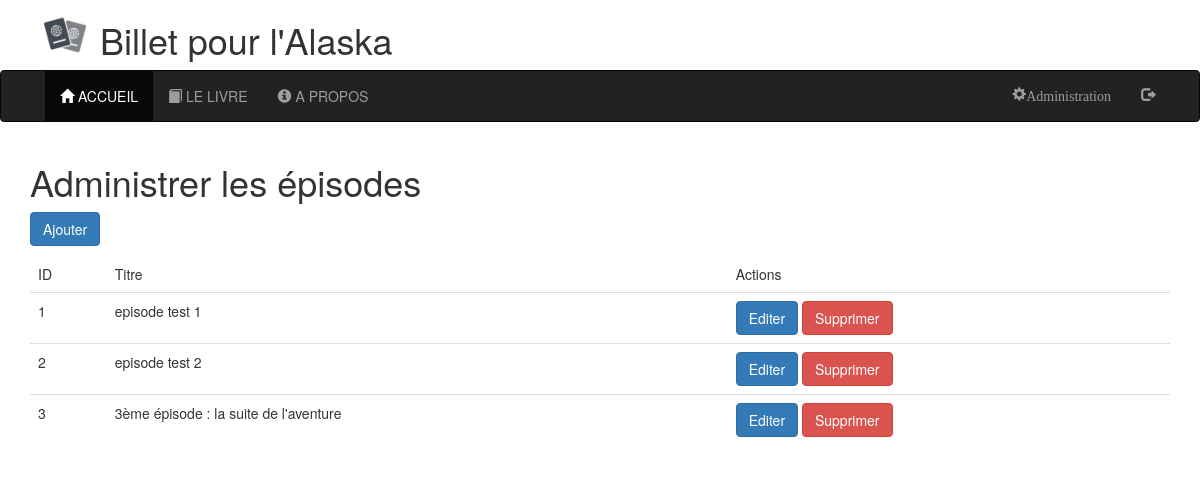
The app's page /admin.php?page=adminEpisodes (signed in), older data.
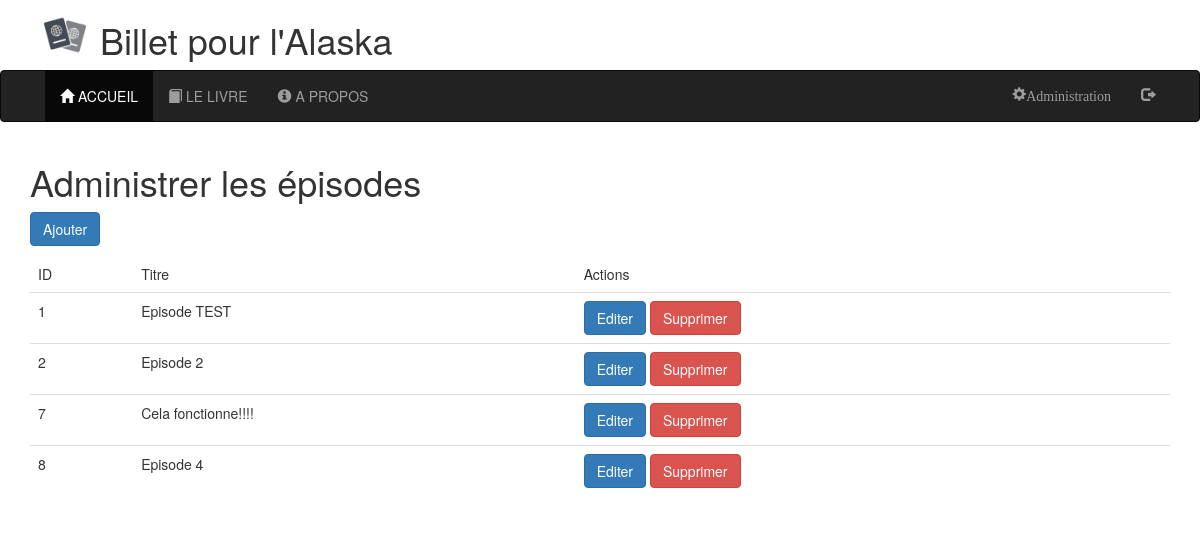
The same page, newer data.
### tables this page shows
CREATE TABLE `episode` (
  `id` int(10) UNSIGNED NOT NULL,
  `titre` varchar(255) DEFAULT NULL,
  `contenu` longtext,
  `date` datetime DEFAULT NULL
);

### app/App.php (called while the page is built, shortened)
<?php
class App {
    private $db_instance;
    private static $_instance;
    public static function getInstance() {
        if(self::$_instance === null) {
            self::$_instance = new App();
        }
        return self::$_instance;
    }
    public function getTable($name) {
        return new $class_name($this->getDb());
    }
    public function getDb() {
        $config = Config::getInstance(ROOT . '/config/config.php');
        if ($this->db_instance === null) {
            $this->db_instance = new MysqlDatabase($config->get('db_name'), $config->get('db_host'),
                $config->get('db_user'), $config->get('db_pass'));
        }
        return $this->db_instance;
    }
    public static function load() {
        require 'Autoloader.php';
        require __DIR__.'/../core/Autoloader.php';
    }
}

### app/Autoloader.php (called while the page is built, shortened)
<?php
class Autoloader {
    static function autoload($class) {
        if(strpos($class, __NAMESPACE__) === 0) {
            $class = str_replace(__NAMESPACE__ . '\\', '', $class);
        }
    }
}

### core/Autoloader.php (called while the page is built, shortened)
<?php
class Autoloader {
    static function autoload($class) {
        if(strpos($class, __NAMESPACE__) === 0) {
            $class = str_replace(__NAMESPACE__ . '\\', '', $class);
        }
    }
}

### core/Config.php (called while the page is built, shortened)
<?php
class Config {
    private $settings = [];
    private static $_instance;
    public function __construct($file){
       $this->settings = require ($file);
    }
    public static function getInstance($file) {
        if(is_null(self::$_instance)) {
            self::$_instance =  new Config($file);
        }
        return self::$_instance;
    }
    public function get($key) {
        return $this->settings[$key];
    }
}

### config/config.php (called while the page is built)
<?php
return array (
  'db_name'     => 'blog',
   'db_host'    =>  'localhost',
   'db_user'    => 'root',
   'db_pass'    => ''
);

### core/Table/Table.php (called while the page is built, shortened)
<?php
abstract class Table {
    protected $table;
    protected $db;
    public function __construct(Database $database)
    {
        $this->db = $database;
        if(is_null($this->table)) {
            $parts = explode('\\', get_class($this));
            $class_name = end($parts);
            $this->table = strtolower($class_name);
        }
    }
    public function query($statement, $attributes = null, $one = false) {
        if($attributes) {
            return $this->db->prepare(
                $statement,
                $attributes,
                str_replace('Table','Entity',get_class($this)),
                $one);
        } else {
            return $this->db->query(
                $statement,
                str_replace('Table', 'Entity', get_class($this)),
                $one);
        }
    }
}

### core/Database/MysqlDatabase.php (called while the page is built, shortened)
<?php
class MysqlDatabase extends Database {
   private $pdo;
    private function getPDO() {
        if($this->pdo === null) {
                $pdo = new PDO("mysql:dbname={$this->db_name};host={$this->db_host}", "{$this->db_user}",
                    "{$this->db_pass}", array (
                    PDO::MYSQL_ATTR_INIT_COMMAND => 'SET NAMES utf8'
                ));
                $pdo->setAttribute(PDO::ATTR_ERRMODE, PDO::ERRMODE_EXCEPTION);
                $this->pdo = $pdo;
        }
        return $this->pdo;
    }
    public function query($statement, $class = null, $one = false) {
        $req = $this->getPDO()->query($statement);
        if($class === null) {
            $req->setFetchMode((PDO::FETCH_OBJ));
        } else {
            $req->setFetchMode(PDO::FETCH_CLASS, $class);
        }
        if($one) {
            $data = $req->fetch();
        } else {
            $data = $req->fetchAll();
        }
        return $data;
    }
}

### app/Table/EpisodeTable.php (called while the page is built, shortened)
<?php
class EpisodeTable extends Table {
    public function all() {
        return $this->query("SELECT * FROM episode");
    }
}

### views/admin/adminEpisodes.php (the view, shortened to what this page needs)
<h1>Administrer les épisodes</h1>
<p>
    <a class="btn btn-primary" href="?page=episode.add">Ajouter</a>
</p>
<table class="table">
    <thead>
    <tr>
        <td>ID</td>
        <td>Titre</td>
        <td>Actions</td>
    </tr>
    </thead>
    <tbody>
        <?php foreach($app->getTable('episode')->all() as $episode) : ?>
        <tr>
            <td><?= $episode->id; ?></td>
            <td><?= $episode->titre ?></td>
            <td>
                <a class="btn btn-primary" href="?page=episode.edit&id=<?= $episode->id; ?>">Editer</a>
                <form action="?page=episode.delete" method="post" style="display: inline;">
                    <button type="submit" class="btn btn-danger" href="?page=episode.delete&id=<?= $episode->id; ?>">Supprimer</button>
                </form>
            </td>
        </tr>
    <?php endforeach; ?>
    </tbody>
</table>

Row changes from the older to the newer data that the page shows:
removed episode: id "3", titre "3ème épisode : la suite de l'aventure"
changed episode id 1: titre "episode test 1" → "Episode TEST"
changed episode id 2: titre "episode test 2" → "Episode 2"
added episode: id "7", titre "Cela fonctionne!!!!"
added episode: id "8", titre "Episode 4"
